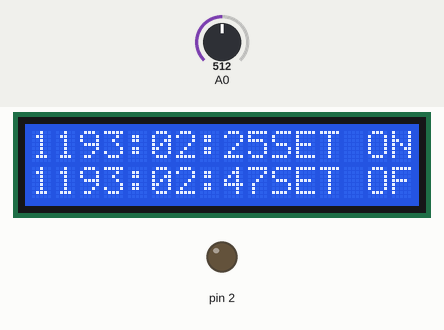
The sketch below on a simulated Arduino Uno, built with avr-gcc and run on an emulated ATmega328P. On the bench: 16×2 character LCD, output pins drawn as LEDs (lit = HIGH). Inputs (shaded band) come from the test bench; at power-on: A0 = 512.

Above: at 1.6 s.
1.7 s: A0 set to 637
3.2 s: A0 set to 666
At 4.4 s:
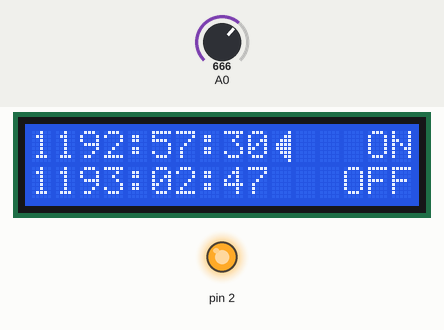
6.2 s: A0 set to 640
At 14.8 s:
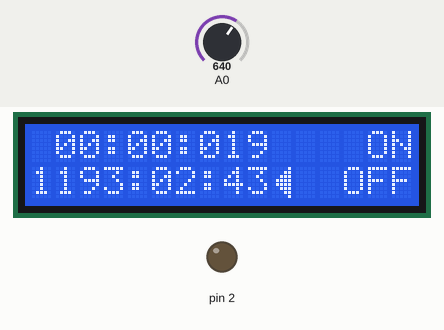
Timing chart, 0 to 16.3 s (numbered marks = the images above; inputs shaded):
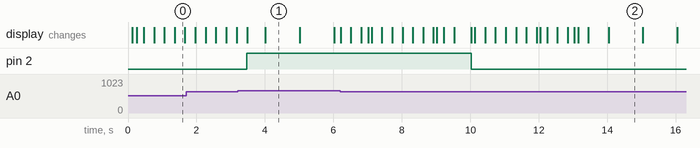

Measured:
- the behaviour switches between 649 and 650 on A0 (found by bisection; images 0 and 1)
- after the input at 3.2 s, pin 2: LOW → HIGH after 0.27 s; the display: first changes after 0.28 s (image 1 shows a later state)
- after the input at 6.2 s, pin 2: HIGH → LOW after 3.8 s
- what the display in image 1 shows lasts 1.0 s, from 4.0 s to 5.0 s

The sketch:

AdjustableOnOffTimer.ino
```cpp
#include <LiquidCrystal.h>
#include <EEPROM.h>

LiquidCrystal lcd(8, 9, 4, 5, 6, 7);

int lcd_key = 0;
int adc_key_in = 0;
#define btnRIGHT  0
#define btnUP     1
#define btnDOWN   2
#define btnLEFT   3
#define btnSELECT 4
#define btnNONE   5

// starts with 1 hour off and on
uint32_t on_Time = 1000;
uint32_t off_Time = 1000;
uint32_t current_On_Time = 1000;
uint32_t current_Off_Time = 1000;

// The previously pressed key
uint8_t lastKeyPressed = btnNONE;

uint32_t timeOfLastButtonAction = 0;

// multiplies effect of butoons presses
uint32_t timeChangeMultiplier = 1;

uint8_t currentTimerOnOFFState = 2; // 1 on, 0 off, 2 - off , timers not counting

uint8_t lastActiveState = 0; // Later to be replaced with data from EEPROM

uint32_t millisOfLastTimeChange = 0;

// registers if any key was pressed after boot, the idea is to disable the down arrow display (meaning autostart, possibly signaling power down has happened)
bool anyKeyPressed = false;

// Timer for switching from menu setting reset on/off timer values to active state
uint32_t setMenuTimer = 10000;

// Used for when setting for the first time, also change the current timer values
bool setForTheFirstTime = true;

//EEPROM values
uint16_t currentEEPPROMposition = 0;
uint32_t EEPROMwriteTimer = 300000;

// left pointing dense arrow
const byte customChar[] PROGMEM = {
  B00001,
  B00011,
  B00111,
  B01111,
  B01111,
  B00111,
  B00011,
  B00001
};

// Down arrow
const byte customChar2[] PROGMEM = {
  B00100,
  B00100,
  B00100,
  B00100,
  B00100,
  B11111,
  B01110,
  B00100
};

void setup()
{
	//Serial.begin(9600);
	delay(60);
	lcd.begin(16, 2);
	delay(60);
	lcd.clear();
	delay(60);
	lcd.noCursor();
	lcd.noBlink();

	uint8_t customCharOne[8];
	uint8_t downArrow[8];
	for (size_t i = 0; i < 8; i++)
	{
		customCharOne[i] = pgm_read_word_near(customChar + i);
		downArrow[i] = pgm_read_word_near(customChar2 + i);
	}

	lcd.createChar(0, customCharOne);
	lcd.createChar(1, downArrow);

	ReadTimersFromEEPROM();

	lcd.setCursor(0, 0);
	lcd.print("PRESS ANY KEY TO");
	lcd.setCursor(0, 1);
	lcd.print("SET TIMERS");

	uint32_t StartTimer = millis();

	while (!anyKeyPressed && millis() - StartTimer < 10000)
	{
		uint8_t readKey = read_LCD_buttons();

		if (readKey != btnNONE)
		{
			anyKeyPressed = true;
			delay(200);
			break;
		}
	}

	pinMode(2, OUTPUT);
	lcd.clear();
}

void loop()
{
	// Change Timers
	uint32_t currentMillis = millis();

	if (currentMillis - millisOfLastTimeChange >= 1000)
	{
		millisOfLastTimeChange = currentMillis;

		if (currentTimerOnOFFState == 0)
		{
			if (current_Off_Time > 1000)
			{
				current_Off_Time -= 1000;
			}
			else
			{
				current_Off_Time = off_Time;
				currentTimerOnOFFState = 1;
			}
		}
		else if (currentTimerOnOFFState == 1)
		{
			if (current_On_Time > 1000)
			{
				current_On_Time -= 1000;
			}
			else
			{
				current_On_Time = on_Time;
				currentTimerOnOFFState = 0;
			}
		}
		else if (currentTimerOnOFFState == 2)
		{
			if (setMenuTimer > 1000)
			{
				setMenuTimer -= 1000;
			}
			else
			{
				setMenuTimer = 10000;
				currentTimerOnOFFState = lastActiveState;
			}
		}

		if (EEPROMwriteTimer > 1000)
		{
			EEPROMwriteTimer -= 1000;
		}
		else
		{
			EEPROMwriteTimer = 0;
		}
	}

	//Set the output
	if (currentTimerOnOFFState == 0)
	{
		digitalWrite(2, LOW);
	}
	else if (currentTimerOnOFFState == 1)
	{
		digitalWrite(2, HIGH);
	}

	// When time was initialy set, active timers are no longer modified together with set timers
	if (currentTimerOnOFFState != 2)
	{
		setForTheFirstTime = false;
	}

	// If currently the timers are running, they are diplsayed and they are modified
	if (currentTimerOnOFFState == 0 || currentTimerOnOFFState == 1)
	{
		lcd.setCursor(11, 0);
		lcd.print(" ");

		// If no key was pressued durring start, we assume a power down startup
		if (!anyKeyPressed)
		{
			lcd.write(uint8_t(1));
		}
		else
		{
			lcd.print(" ");
		}

		lcd.print(" ON");
		lcd.setCursor(11, 1);
		lcd.print("  OFF");

		lcd.setCursor(0, 0);

		uint32_t current_On_Time_in_Seconds = current_On_Time / 1000;
		uint16_t current_On_Time_Hours = current_On_Time_in_Seconds / 3600;
		uint8_t current_Remaining_On_Minutes = (current_On_Time_in_Seconds % 3600) / 60;
		uint8_t current_Remaining_On_Seconds = (current_On_Time_in_Seconds % 3600) % 60;

		uint32_t current_Off_Time_in_Seconds = current_Off_Time / 1000;
		uint16_t current_Off_Time_Hours = current_Off_Time_in_Seconds / 3600;
		uint8_t currentRemainingOFFMinutes = (current_Off_Time_in_Seconds % 3600) / 60;
		uint8_t currentRemainingOFFSeconds = (current_Off_Time_in_Seconds % 3600) % 60;

		if (current_On_Time_Hours < 100)
		{
			lcd.print(" ");
		}
		PrintNumericValue(current_On_Time_Hours);
		lcd.print(":");
		PrintNumericValue(current_Remaining_On_Minutes);
		lcd.print(":");
		PrintNumericValue(current_Remaining_On_Seconds);

		lcd.setCursor(0, 1);
		if (current_Off_Time_Hours < 100)
		{
			lcd.print(" ");
		}
		PrintNumericValue(current_Off_Time_Hours);
		lcd.print(":");
		PrintNumericValue(currentRemainingOFFMinutes);
		lcd.print(":");
		PrintNumericValue(currentRemainingOFFSeconds);
	} // if timers are not running the timer reset time is displayed and modified
	else
	{
		lcd.setCursor(0, 0);

		uint32_t on_Time_in_Seconds = on_Time / 1000;
		uint16_t on_Time_Hours = on_Time_in_Seconds / 3600;
		uint8_t remainingONMinutes = (on_Time_in_Seconds % 3600) / 60;
		uint8_t remainingONSeconds = (on_Time_in_Seconds % 3600) % 60;

		uint32_t off_Time_in_Seconds = off_Time / 1000;
		uint16_t off_Time_Hours = off_Time_in_Seconds / 3600;
		uint8_t remainingOFFMinutes = (off_Time_in_Seconds % 3600) / 60;
		uint8_t remainingOFFSeconds = (off_Time_in_Seconds % 3600) % 60;

		if (on_Time_Hours < 100)
		{
			lcd.print(" ");
		}
		PrintNumericValue(on_Time_Hours);
		lcd.print(":");
		PrintNumericValue(remainingONMinutes);
		lcd.print(":");
		PrintNumericValue(remainingONSeconds);

		lcd.setCursor(0, 1);
		if (off_Time_Hours < 100)
		{
			lcd.print(" ");
		}
		PrintNumericValue(off_Time_Hours);
		lcd.print(":");
		PrintNumericValue(remainingOFFMinutes);
		lcd.print(":");
		PrintNumericValue(remainingOFFSeconds);

		lcd.setCursor(10, 0);
		lcd.print("SET ON");
		lcd.setCursor(10, 1);
		lcd.print("SET OF");
	}

	if (currentTimerOnOFFState == 0)
	{
		lcd.setCursor(10, 0);
		lcd.print(" ");
		lcd.setCursor(10, 1);
		lcd.write(uint8_t(0));
	}
	else if (currentTimerOnOFFState == 1)
	{
		lcd.setCursor(10, 0);
		lcd.write(byte(0));
		lcd.setCursor(10, 1);
		lcd.print(" ");
	}

	lcd_key = read_LCD_buttons();

	// Reset time button effect multiplier to 1 if no button is hold down
	if (lastKeyPressed == btnNONE && lcd_key != lastKeyPressed)
	{
		timeChangeMultiplier = 1;
	}

	// Delay between button action
	if (millis() - timeOfLastButtonAction < 300)
	{
		return;
	}

	// Increase button effect multiplier
	if (lastKeyPressed == lcd_key && lastKeyPressed != btnNONE)
	{
		// 100 hours
		if (timeChangeMultiplier < 360000)
		{
			if (timeChangeMultiplier <= 20)
			{
				timeChangeMultiplier += 3;
			}
			else if (timeChangeMultiplier <= 1200)
			{
				timeChangeMultiplier += 60;
			}
			else
			{
				(timeChangeMultiplier += 3600);
			}
		}
	}

	switch (lcd_key)
	{

	case btnRIGHT:
	{
		anyKeyPressed = true;
		uint32_t newValue = 0;
		uint32_t *pointer_to_currently_displayed_timers;

		if (currentTimerOnOFFState != 2)
		{
			// if timers on not running, modify the current timer values
			// pointer points to curren on time
			pointer_to_currently_displayed_timers = &current_On_Time;
			ResetSetMenuTimer();
		}
		else
		{
			// else modify reset values
			pointer_to_currently_displayed_timers = &on_Time;
		}

		newValue = *pointer_to_currently_displayed_timers + (1000 * timeChangeMultiplier);

		// 2419200000 == 4 weeks in miliseconds
		if (newValue < *pointer_to_currently_displayed_timers || newValue > 2419200000)
		{
			// cap/modify the value where the pointer is pointing
			*pointer_to_currently_displayed_timers = 2419200000;
		}
		else
		{
			*pointer_to_currently_displayed_timers = newValue;
		}

		lastKeyPressed = lcd_key;
		timeOfLastButtonAction = millis();
		SetActiveTimerToSetTimerWhenFirstModification();

		break;
	}
	case btnLEFT:
	{
		anyKeyPressed = true;
		uint32_t newValue = 0;
		uint32_t *pointer_to_currently_displayed_timers;

		if (currentTimerOnOFFState != 2)
		{
			pointer_to_currently_displayed_timers = &current_On_Time;
		}
		else
		{
			pointer_to_currently_displayed_timers = &on_Time;
			ResetSetMenuTimer();
		}

		newValue = *pointer_to_currently_displayed_timers - (1000 * timeChangeMultiplier);

		if (newValue > *pointer_to_currently_displayed_timers)
		{
			*pointer_to_currently_displayed_timers = 1000;
		}
		else
		{
			*pointer_to_currently_displayed_timers = newValue;
		}

		lastKeyPressed = lcd_key;
		timeOfLastButtonAction = millis();
		break;
	}
	case btnUP:
	{
		anyKeyPressed = true;
		uint32_t newValue = 0;
		uint32_t *pointer_to_currently_displayed_timers;

		if (currentTimerOnOFFState != 2)
		{
			pointer_to_currently_displayed_timers = &current_Off_Time;
		}
		else
		{
			pointer_to_currently_displayed_timers = &off_Time;
		}

		newValue = *pointer_to_currently_displayed_timers + (1000 * timeChangeMultiplier);

		if (newValue < *pointer_to_currently_displayed_timers || newValue > 2419200000)
		{
			*pointer_to_currently_displayed_timers = 2419200000;
		}
		else
		{
			*pointer_to_currently_displayed_timers = newValue;
		}

		lastKeyPressed = lcd_key;
		timeOfLastButtonAction = millis();
		break;
	}
	case btnDOWN:
	{
		anyKeyPressed = true;
		uint32_t newValue = 0;
		uint32_t *pointer_to_currently_displayed_timers;

		if (currentTimerOnOFFState != 2)
		{
			pointer_to_currently_displayed_timers = &current_Off_Time;
		}
		else
		{
			pointer_to_currently_displayed_timers = &off_Time;
		}

		newValue = *pointer_to_currently_displayed_timers - (1000 * timeChangeMultiplier);

		if (newValue > *pointer_to_currently_displayed_timers)
		{
			*pointer_to_currently_displayed_timers = 1000;
		}
		else
		{
			*pointer_to_currently_displayed_timers = newValue;
		}

		lastKeyPressed = lcd_key;
		timeOfLastButtonAction = millis();
		break;
	}
	case btnSELECT:
	{
		anyKeyPressed = true;

		if (lastKeyPressed == btnSELECT)
		{
			break;
		}

		currentTimerOnOFFState--;

		if (currentTimerOnOFFState > 2)
		{
			currentTimerOnOFFState = 2;
		}

		lcd.setCursor(10, 0);
		lcd.print("      ");
		lcd.setCursor(10, 1);
		lcd.print("      ");

		lastKeyPressed = lcd_key;
		timeOfLastButtonAction = millis();
		break;
	}
	case btnNONE:
	{
		lastKeyPressed = btnNONE;
		break;
	}
	}

	if (lcd_key != btnNONE)
	{
		// If this is the first modification to the timers also change the active timer values
		SetActiveTimerToSetTimerWhenFirstModification();

		// Reset timer for swithing out of set menu, if any key is pressed
		ResetSetMenuTimer();
	}

	if (EEPROMwriteTimer == 0)
	{
		SaveTimersToEEPROM();
		EEPROMwriteTimer = 300000;
	}
}
```

EEPROM.ino
```cpp
void ReadTimersFromEEPROM()
{
	uint32_t setOn;
	uint32_t setOff;

	EEPROM.get(0, setOn);
	EEPROM.get(4, setOff);

	on_Time = setOn;
	off_Time = setOff;

	// If due to bug or anything, the set timers are less than a second, set the off timer to 4 weeks, and the on timer to one second
	if (setOff < 1000)
	{
		setOff = 2419200000;
	}

	if (setOn < 1000)
	{
		setOn = 1000;
	}

	for (uint16_t i = 8; i <= 1014; i += 6)
	{
		uint8_t readByte = EEPROM.read(i);
		currentEEPPROMposition = i;

		if (readByte == 255)
		{
			currentEEPPROMposition = i;
			break;
		}
	}

	uint16_t currentOnMinutes;
	uint16_t currentOffMinutes;
	uint8_t activeState;

	EEPROM.get(currentEEPPROMposition + 1, activeState);
	EEPROM.get(currentEEPPROMposition + 2, currentOnMinutes);
	EEPROM.get(currentEEPPROMposition + 4, currentOffMinutes);
	lastActiveState = activeState;

	if (lastActiveState >= 2)
	{
		lastActiveState = 0;
	}

	// if the current timers are less than one minute, set them to set_timers
	if (currentOnMinutes == 0)
	{
		current_On_Time = on_Time;
	}
	else
	{
		current_On_Time = (uint32_t)currentOnMinutes * 60000;
	}

	if (currentOffMinutes == 0)
	{
		current_Off_Time = off_Time;
	}
	else
	{
		current_Off_Time = (uint32_t)currentOffMinutes * 60000;
	}
}

void SaveTimersToEEPROM()
{
	uint32_t setOn;
	uint32_t setOff;

	EEPROM.get(0, setOn);
	EEPROM.get(4, setOff);

	if (on_Time != setOn)
	{
		EEPROM.put(0, on_Time);
	}

	if (off_Time != setOff)
	{
		EEPROM.put(4, off_Time);
	}

	currentEEPPROMposition += 6;

	if (currentEEPPROMposition >= 1015)
	{
		// StartFromBeginning
		currentEEPPROMposition = 8;
	}

	//Erase previous position indicator
	EEPROM.write(currentEEPPROMposition - 6, 0);

	uint16_t currentOnMinutes = current_On_Time / 60000;
	uint16_t currentOffMinutes = current_Off_Time / 60000;
	uint8_t activeState = currentTimerOnOFFState;

	//Mark current position
	EEPROM.write(currentEEPPROMposition, 255);
	//Put data into EEPROM
	EEPROM.put(currentEEPPROMposition + 1, activeState);
	EEPROM.put(currentEEPPROMposition + 2, currentOnMinutes);
	EEPROM.put(currentEEPPROMposition + 4, currentOffMinutes);
}
```

Functions.ino
```cpp
int read_LCD_buttons()
{
	adc_key_in = analogRead(0);
	if (adc_key_in > 1000) return btnNONE;
	if (adc_key_in < 50)   return btnRIGHT;
	if (adc_key_in < 250)  return btnUP;
	if (adc_key_in < 450)  return btnDOWN;
	if (adc_key_in < 650)  return btnLEFT;
	if (adc_key_in < 850)  return btnSELECT;

	return btnNONE;
}

void PrintNumericValue(uint16_t value)
{
	if (value >= 0)
	{
		if (value < 10)
		{
			lcd.print('0');
		}

		lcd.print(value);
	}

	return;
}

void ResetSetMenuTimer()
{
	setMenuTimer = 5000;
	return;
}

void SetActiveTimerToSetTimerWhenFirstModification()
{
	if (currentTimerOnOFFState == 2 && setForTheFirstTime == true)
	{
		current_On_Time = on_Time;
		current_Off_Time = off_Time;
		return;
	}
}
```
